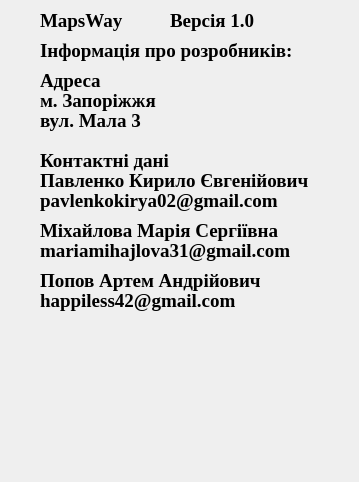
<?xml version="1.0" encoding="UTF-8"?>
<ui version="4.0">
 <class>About</class>
 <widget class="QDialog" name="About">
  <property name="geometry">
   <rect>
    <x>0</x>
    <y>0</y>
    <width>359</width>
    <height>482</height>
   </rect>
  </property>
  <property name="minimumSize">
   <size>
    <width>359</width>
    <height>482</height>
   </size>
  </property>
  <property name="maximumSize">
   <size>
    <width>359</width>
    <height>482</height>
   </size>
  </property>
  <property name="windowTitle">
   <string>Інформація про програму</string>
  </property>
  <property name="windowIcon">
   <iconset resource="res.qrc">
    <normaloff>:/img/img/icon.ico</normaloff>:/img/img/icon.ico</iconset>
  </property>
  <widget class="QLabel" name="label">
   <property name="geometry">
    <rect>
     <x>40</x>
     <y>330</y>
     <width>271</width>
     <height>121</height>
    </rect>
   </property>
   <property name="font">
    <font>
     <family>Times New Roman</family>
     <pointsize>14</pointsize>
     <weight>75</weight>
     <bold>true</bold>
    </font>
   </property>
   <property name="text">
    <string/>
   </property>
   <property name="pixmap">
    <pixmap resource="res.qrc">:/img/img/Logo.png</pixmap>
   </property>
  </widget>
  <widget class="QLabel" name="label_2">
   <property name="geometry">
    <rect>
     <x>40</x>
     <y>0</y>
     <width>151</width>
     <height>41</height>
    </rect>
   </property>
   <property name="font">
    <font>
     <family>Times New Roman</family>
     <pointsize>14</pointsize>
     <weight>75</weight>
     <bold>true</bold>
    </font>
   </property>
   <property name="text">
    <string>MapsWay</string>
   </property>
  </widget>
  <widget class="QLabel" name="label_3">
   <property name="geometry">
    <rect>
     <x>170</x>
     <y>10</y>
     <width>171</width>
     <height>21</height>
    </rect>
   </property>
   <property name="font">
    <font>
     <family>Times New Roman</family>
     <pointsize>14</pointsize>
     <weight>75</weight>
     <bold>true</bold>
    </font>
   </property>
   <property name="text">
    <string>Версія 1.0</string>
   </property>
  </widget>
  <widget class="QLabel" name="label_4">
   <property name="geometry">
    <rect>
     <x>40</x>
     <y>90</y>
     <width>141</width>
     <height>21</height>
    </rect>
   </property>
   <property name="font">
    <font>
     <family>Times New Roman</family>
     <pointsize>14</pointsize>
     <weight>75</weight>
     <bold>true</bold>
    </font>
   </property>
   <property name="text">
    <string>м. Запоріжжя</string>
   </property>
  </widget>
  <widget class="QLabel" name="label_5">
   <property name="geometry">
    <rect>
     <x>40</x>
     <y>110</y>
     <width>131</width>
     <height>21</height>
    </rect>
   </property>
   <property name="font">
    <font>
     <family>Times New Roman</family>
     <pointsize>14</pointsize>
     <weight>75</weight>
     <bold>true</bold>
    </font>
   </property>
   <property name="text">
    <string>вул. Мала 3</string>
   </property>
  </widget>
  <widget class="QLabel" name="label_7">
   <property name="geometry">
    <rect>
     <x>40</x>
     <y>40</y>
     <width>261</width>
     <height>21</height>
    </rect>
   </property>
   <property name="font">
    <font>
     <family>Times New Roman</family>
     <pointsize>14</pointsize>
     <weight>75</weight>
     <bold>true</bold>
    </font>
   </property>
   <property name="text">
    <string>Інформація про розробників:</string>
   </property>
  </widget>
  <widget class="QLabel" name="label_8">
   <property name="geometry">
    <rect>
     <x>40</x>
     <y>70</y>
     <width>91</width>
     <height>21</height>
    </rect>
   </property>
   <property name="font">
    <font>
     <family>Times New Roman</family>
     <pointsize>14</pointsize>
     <weight>75</weight>
     <bold>true</bold>
    </font>
   </property>
   <property name="text">
    <string>Адреса</string>
   </property>
  </widget>
  <widget class="QLabel" name="label_11">
   <property name="geometry">
    <rect>
     <x>40</x>
     <y>190</y>
     <width>281</width>
     <height>21</height>
    </rect>
   </property>
   <property name="font">
    <font>
     <family>Times New Roman</family>
     <pointsize>14</pointsize>
     <weight>75</weight>
     <bold>true</bold>
    </font>
   </property>
   <property name="text">
    <string>pavlenkokirya02@gmail.com</string>
   </property>
  </widget>
  <widget class="QLabel" name="label_13">
   <property name="geometry">
    <rect>
     <x>40</x>
     <y>240</y>
     <width>281</width>
     <height>21</height>
    </rect>
   </property>
   <property name="font">
    <font>
     <family>Times New Roman</family>
     <pointsize>14</pointsize>
     <weight>75</weight>
     <bold>true</bold>
    </font>
   </property>
   <property name="text">
    <string>mariamihajlova31@gmail.com</string>
   </property>
  </widget>
  <widget class="QLabel" name="label_14">
   <property name="geometry">
    <rect>
     <x>40</x>
     <y>290</y>
     <width>281</width>
     <height>21</height>
    </rect>
   </property>
   <property name="font">
    <font>
     <family>Times New Roman</family>
     <pointsize>14</pointsize>
     <weight>75</weight>
     <bold>true</bold>
    </font>
   </property>
   <property name="text">
    <string>happiless42@gmail.com</string>
   </property>
  </widget>
  <widget class="QLabel" name="label_15">
   <property name="geometry">
    <rect>
     <x>40</x>
     <y>150</y>
     <width>161</width>
     <height>21</height>
    </rect>
   </property>
   <property name="font">
    <font>
     <family>Times New Roman</family>
     <pointsize>14</pointsize>
     <weight>75</weight>
     <bold>true</bold>
    </font>
   </property>
   <property name="text">
    <string>Контактні дані</string>
   </property>
  </widget>
  <widget class="QLabel" name="label_16">
   <property name="geometry">
    <rect>
     <x>40</x>
     <y>170</y>
     <width>301</width>
     <height>21</height>
    </rect>
   </property>
   <property name="font">
    <font>
     <family>Times New Roman</family>
     <pointsize>14</pointsize>
     <weight>75</weight>
     <bold>true</bold>
    </font>
   </property>
   <property name="text">
    <string>Павленко Кирило Євгенійович</string>
   </property>
  </widget>
  <widget class="QLabel" name="label_17">
   <property name="geometry">
    <rect>
     <x>40</x>
     <y>220</y>
     <width>301</width>
     <height>21</height>
    </rect>
   </property>
   <property name="font">
    <font>
     <family>Times New Roman</family>
     <pointsize>14</pointsize>
     <weight>75</weight>
     <bold>true</bold>
    </font>
   </property>
   <property name="text">
    <string>Міхайлова Марія Сергіївна</string>
   </property>
  </widget>
  <widget class="QLabel" name="label_18">
   <property name="geometry">
    <rect>
     <x>40</x>
     <y>270</y>
     <width>301</width>
     <height>21</height>
    </rect>
   </property>
   <property name="font">
    <font>
     <family>Times New Roman</family>
     <pointsize>14</pointsize>
     <weight>75</weight>
     <bold>true</bold>
    </font>
   </property>
   <property name="text">
    <string>Попов Артем Андрійович</string>
   </property>
  </widget>
 </widget>
 <resources>
  <include location="res.qrc"/>
 </resources>
 <connections/>
</ui>
